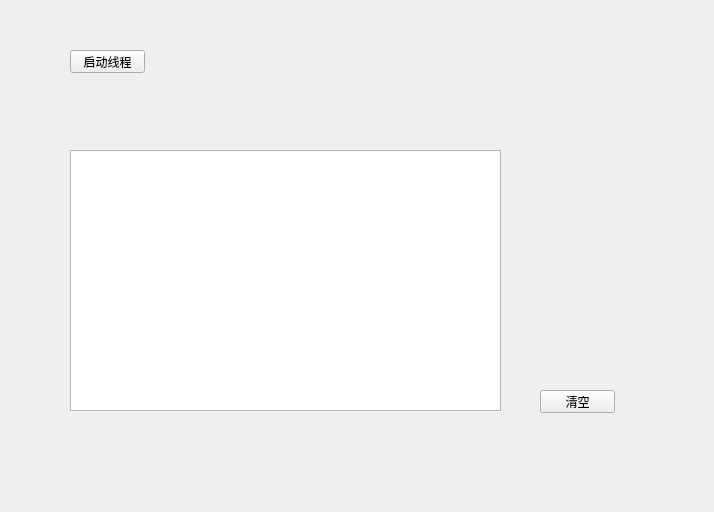
<?xml version="1.0" encoding="UTF-8"?>
<ui version="4.0">
 <class>Widget</class>
 <widget class="QWidget" name="Widget">
  <property name="geometry">
   <rect>
    <x>0</x>
    <y>0</y>
    <width>714</width>
    <height>512</height>
   </rect>
  </property>
  <property name="windowTitle">
   <string>Widget</string>
  </property>
  <widget class="QTextEdit" name="textEdit">
   <property name="geometry">
    <rect>
     <x>70</x>
     <y>150</y>
     <width>431</width>
     <height>261</height>
    </rect>
   </property>
  </widget>
  <widget class="QPushButton" name="controlBtn">
   <property name="geometry">
    <rect>
     <x>70</x>
     <y>50</y>
     <width>75</width>
     <height>23</height>
    </rect>
   </property>
   <property name="text">
    <string>启动线程</string>
   </property>
  </widget>
  <widget class="QPushButton" name="clearBtn">
   <property name="geometry">
    <rect>
     <x>540</x>
     <y>390</y>
     <width>75</width>
     <height>23</height>
    </rect>
   </property>
   <property name="text">
    <string>清空</string>
   </property>
  </widget>
 </widget>
 <resources/>
 <connections/>
</ui>
